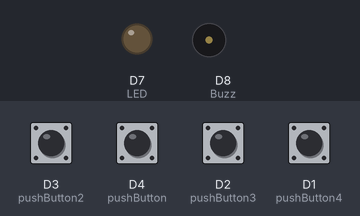
A sketch run on a simulated ESP8266 (NodeMCU). Shown: output pins drawn as LEDs (lit = HIGH), buzzer (waves = sounding, pin HIGH). The test bench sets the inputs (shaded band); at power-on: D1 (pushButton4), D2 (pushButton3), D3 (pushButton2), D4 (pushButton) HIGH. WiFi joins after 1.5 s; servers stay silent unless stated; what the sketch prints to the serial monitor is not drawn.

Above: at 2.7 s.
2.8 s: D3 (pushButton2) pulled LOW for 0.15 s
At 3.7 s:
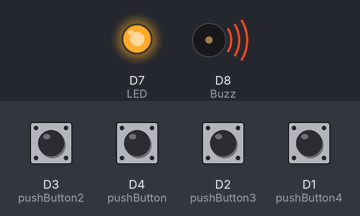
5.9 s: D3 (pushButton2) pulled LOW for 1 s
At 8.8 s:
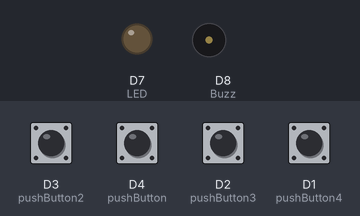
9.4 s: D4 (pushButton) pulled LOW for 0.15 s
At 9.9 s:
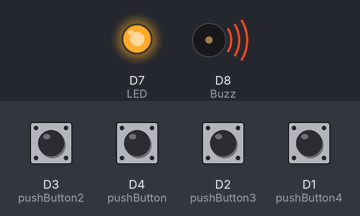
Timing chart, 0 to 12.9 s (numbered marks = the images above; inputs shaded):
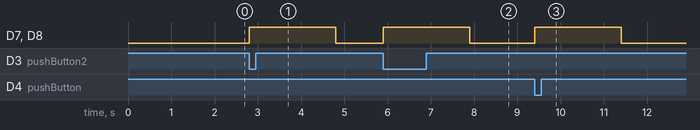

Measured:
- after the input at 2.8 s, D7 (LED), D8 (Buzz): LOW → HIGH at once, → LOW 2.0 s later
- after the input at 5.9 s, D7 (LED), D8 (Buzz): LOW → HIGH at once, → LOW 2.0 s later
- after the input at 9.4 s, D7 (LED), D8 (Buzz): LOW → HIGH at once, → LOW 2.0 s later

The sketch:

teamB_quizgame.ino
```cpp
#include <ESP8266WiFi.h>
#include <WiFiUdp.h>

const char* ssid = "DT_LAB";
const char* password = "fthu@050318";

WiFiUDP Udp;
unsigned int localUdpPort = 4210;  // local port to listen on
char incomingPacket[255];  // buffer for incoming packets


IPAddress broadastIP (255,255,255,255);
unsigned int materUdpPort = 8888;

int pushButton = D4;
int pushButton2 = D3;
int pushButton3 = D2;
int pushButton4 = D1;
int Buzz=D8;
int LED=D7;
void setup()
{
  Serial.begin(115200);
  Serial.println();
  pinMode(pushButton, INPUT_PULLUP);
  pinMode(pushButton2, INPUT_PULLUP);
  pinMode(pushButton3, INPUT_PULLUP);
  pinMode(pushButton4, INPUT_PULLUP);
  pinMode(Buzz,OUTPUT);
  pinMode(LED,OUTPUT);
  Serial.printf("Connecting to %s ", ssid);
  WiFi.begin(ssid, password);
  while (WiFi.status() != WL_CONNECTED)
  {
    delay(500);
    Serial.print(".");
  }
  Serial.println(" connected");

  Udp.begin(localUdpPort);
  Serial.printf("Now listening at IP %s, UDP port %d\n", WiFi.localIP().toString().c_str(), localUdpPort);
}


void loop()
{
  /*int packetSize = Udp.parsePacket();
  if (packetSize)
  {
    // receive incoming UDP packets
    Serial.printf("Received %d bytes from %s, port %d\n", packetSize, Udp.remoteIP().toString().c_str(), Udp.remotePort());
    int len = Udp.read(incomingPacket, 255);
    if (len > 0)
    {
      incomingPacket[len] = 0;
    }
    Serial.printf("UDP packet contents: %s\n", incomingPacket);
*/

int buttonState = digitalRead(pushButton);
  int buttonState2 = digitalRead(pushButton2);
  int buttonState3 = digitalRead(pushButton3);
  int buttonState4 = digitalRead(pushButton4);
if(buttonState==0 || buttonState2==0 || buttonState3==0 || buttonState4==0){digitalWrite(Buzz,HIGH);digitalWrite(LED,HIGH);}
  else{digitalWrite(Buzz,LOW);digitalWrite(LED,LOW);}

if(!digitalRead(pushButton)){
  char  replyPacket[] = "B1";  // a reply string to send back
    // send back a reply, to the IP address and port we got the packet from
    Udp.beginPacket(broadastIP, materUdpPort);
    Udp.write(replyPacket);
    Udp.endPacket();
    Serial.println("B1");
    delay(2000);}
if(!digitalRead(pushButton2)){
  char  replyPacket[] = "B2";  // a reply string to send back
    // send back a reply, to the IP address and port we got the packet from
    Udp.beginPacket(broadastIP, materUdpPort);
    Udp.write(replyPacket);
    Udp.endPacket();
    Serial.println("B2");
    delay(2000);}
   if(!digitalRead(pushButton3)){
    char  replyPacket[] = "B3";  // a reply string to send back
    // send back a reply, to the IP address and port we got the packet from
    Udp.beginPacket(broadastIP, materUdpPort);
    Udp.write(replyPacket);
    Udp.endPacket();
    Serial.println("B3");
    delay(2000);}
    if(!digitalRead(pushButton4)){
      char  replyPacket[] = "B4";  // a reply string to send back
    // send back a reply, to the IP address and port we got the packet from
    Udp.beginPacket(broadastIP, materUdpPort);
    Udp.write(replyPacket);
    Udp.endPacket();
    Serial.println("B4");
    delay(2000);
   }
}
```
